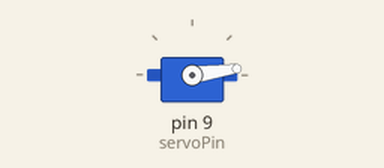
This sketch was run on a simulated Arduino Uno, built with avr-gcc and run on an emulated ATmega328P. Parts: servo.

Above: at 0.15 s.
At 3.7 s:
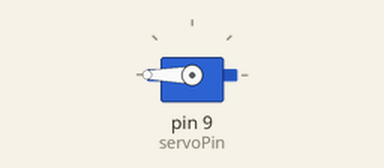
At 21.47 s:
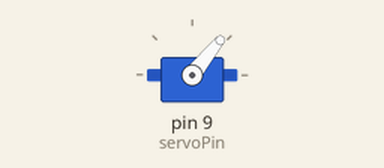
At 39.48 s:
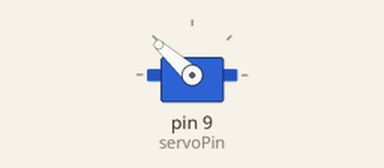
Timing chart, 0 to 40.0 s (numbered marks = the images above):
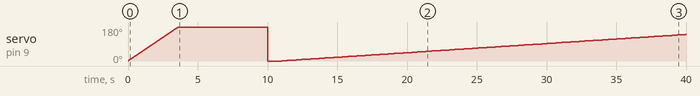

The sketch:

sketch_jul29a.ino
```cpp
#include <Servo.h>

const int servoPin = 9;
Servo servo;
// variable to store the servo position
int angle = 0;

void setup() {
  servo.attach(servoPin);
}

void loop() {

 angle +=1;
 servo.write(angle);
 delay(20);
}
```
